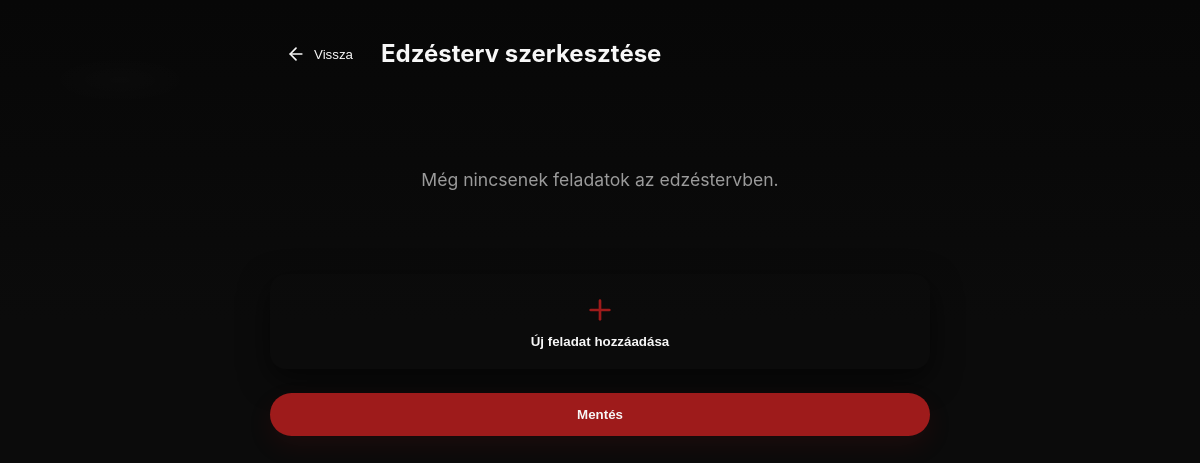
Page /editor/edit/13/ on the earlier database version.
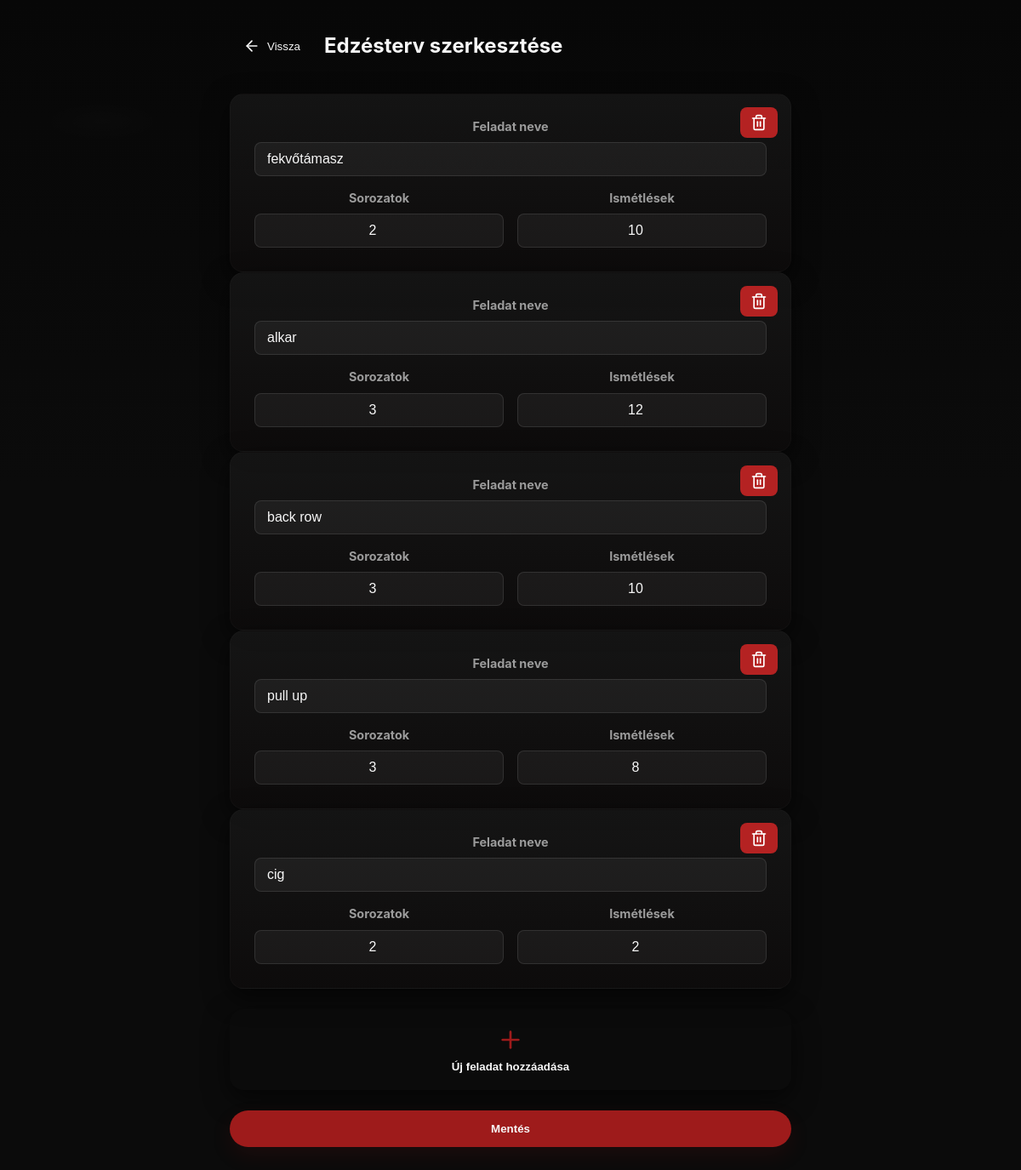
Same page on the later database version.
### home/models.py (models this page shows)
class Excercises(models.Model):
    workoutid = models.ForeignKey(CreatedWorkouts, on_delete=models.CASCADE)
    name = models.CharField(max_length=50)
    sets = models.IntegerField()
    reps = models.IntegerField()

### editor/views.py (the view)
# urls.py: path('edit/<int:workout_id>/', views.edit_workout, name='edit_workout'),
def edit_workout(request, workout_id):
    if request.method == 'POST':
        workout = CreatedWorkouts.objects.get(id=workout_id, userid=request.user)
        excercises = Excercises.objects.filter(workoutid_id=workout_id)
        for excercise in excercises:
            name = request.POST.get(f'excercise_name_{excercise.id}')
            sets = request.POST.get(f'excercise_sets_{excercise.id}')
            reps = request.POST.get(f'excercise_reps_{excercise.id}')
            if name and sets and reps:
                excercise.name = name
                excercise.sets = int(sets)
                excercise.reps = int(reps)
                excercise.save()
        for key in request.POST:
            if key.startswith('new_excercise_name_'):
                new_id = key.replace('new_excercise_name_', '')
                name = request.POST.get(f'new_excercise_name_{new_id}')
                sets = request.POST.get(f'new_excercise_sets_{new_id}')
                reps = request.POST.get(f'new_excercise_reps_{new_id}')
                if name and sets and reps:
                    try:
                        Excercises.objects.create(
                            workoutid=workout,
                            name=name,
                            sets=int(sets),
                            reps=int(reps)
                        )
                    except ValueError:
                        pass
        return redirect('my_workouts')
    else:
        exc = Excercises.objects.filter(workoutid_id=workout_id)
        return render(request, 'edit.html', {'workout_id': workout_id, 'excercises': exc})

### editor/templates/edit.html (shortened to what this page needs)
{% extends 'main.html' %} {% block content %}
<main class="page-wrap">
  <section class="home-panel">
    <div class="workouts-container" style="display: flex; flex-direction: column; gap: 12px; width: 100%; max-width: 700px; margin: 0 auto; padding: 0 20px;">
      <div style="display: flex; align-items: center; margin-bottom: 24px; gap: 12px;">
        <a href="{% url 'redirectview' 'my_workouts' %}" style="text-decoration: none;">
          <button type="button" style="background: var(--bg-secondary); color: var(--white); border: none; border-radius: 8px; padding: 10px 16px; cursor: pointer; display: flex; align-items: center; justify-content: center; transition: all 0.2s; gap: 8px;" onmouseover="this.style.background='var(--accent)'" onmouseout="this.style.background='var(--bg-secondary)'">
            <svg xmlns="http://www.w3.org/2000/svg" width="20" height="20" viewBox="0 0 24 24" fill="none" stroke="currentColor" stroke-width="2" stroke-linecap="round" stroke-linejoin="round">
              <line x1="19" y1="12" x2="5" y2="12"></line>
              <polyline points="12 19 5 12 12 5"></polyline>
            </svg>
            Vissza
          </button>
        </a>
        <h2 style="color: var(--white); margin: 0;">Edzésterv szerkesztése</h2>
      </div>
      <form method="post" action="{% url 'edit_workout' workout_id %}" id="workoutForm">
        <div id="existing-excercises">
          {% for excercise in excercises %}
          <div style="position: relative;">
            <button onclick="showDeleteModal({{ excercise.id }})" type="button" style="position: absolute; top: 16px; right: 16px; background: rgba(220, 38, 38, 0.8); border: none; border-radius: 8px; padding: 8px 12px; cursor: pointer; display: flex; align-items: center; justify-content: center; transition: all 0.2s; z-index: 10;" onmouseover="this.style.background='rgba(220, 38, 38, 1)'" onmouseout="this.style.background='rgba(220, 38, 38, 0.8)'">
            </button>
            <div class="card big" style="width: 100%; padding: 28px; display: flex; flex-direction: column; gap: 16px;">
              <div style="display: flex; flex-direction: column; gap: 8px;">
                <label style="color: var(--muted); font-weight: 700; font-size: 0.9rem;">Feladat neve</label>
                <input type="text" name="excercise_name_{{ excercise.id }}" value="{{ excercise.name }}" style="width: 100%; padding: 10px 14px; background: rgba(255, 255, 255, 0.05); border: 1px solid rgba(255, 255, 255, 0.1); border-radius: 8px; color: var(--white); font-size: 1rem;" />
              </div>
              <div style="display: flex; gap: 16px;">
                <div style="flex: 1; display: flex; flex-direction: column; gap: 8px;">
                  <label style="color: var(--muted); font-weight: 700; font-size: 0.9rem;">Sorozatok</label>
                  <input type="number" name="excercise_sets_{{ excercise.id }}" value="{{ excercise.sets }}" min="1" style="width: 100%; padding: 10px 14px; background: rgba(255, 255, 255, 0.05); border: 1px solid rgba(255, 255, 255, 0.1); border-radius: 8px; color: var(--white); font-size: 1rem; text-align: center;" />
                </div>
                <div style="flex: 1; display: flex; flex-direction: column; gap: 8px;">
                  <label style="color: var(--muted); font-weight: 700; font-size: 0.9rem;">Ismétlések</label>
                  <input type="number" name="excercise_reps_{{ excercise.id }}" value="{{ excercise.reps }}" min="1" style="width: 100%; padding: 10px 14px; background: rgba(255, 255, 255, 0.05); border: 1px solid rgba(255, 255, 255, 0.1); border-radius: 8px; color: var(--white); font-size: 1rem; text-align: center;" />
                </div>
              </div>
            </div>
          </div>
          {% empty %}
          <div style="text-align: center; padding: 40px 20px;">
            <p style="color: var(--muted); font-size: 1.1rem;">Még nincsenek feladatok az edzéstervben.</p>
          </div>
          {% endfor %}
        </div>
        <div style="display: flex; gap: 12px; margin-top: 24px;">
          <button type="button" onclick="addNewExcercise()" class="card big" style="flex: 1; padding: 20px; text-align: center; border: none; background: inherit; cursor: pointer; display: flex; align-items: center; justify-content: center; transition: all 0.2s;">
            <div style="display: flex; flex-direction: column; align-items: center; gap: 8px;">
              <svg xmlns="http://www.w3.org/2000/svg" width="32" height="32" viewBox="0 0 24 24" fill="none" stroke="var(--accent)" stroke-width="2" stroke-linecap="round" stroke-linejoin="round">
                <line x1="12" y1="5" x2="12" y2="19"></line>
                <line x1="5" y1="12" x2="19" y2="12"></line>
              </svg>
              <p style="margin: 0; color: var(--white); font-weight: 600;">Új feladat hozzáadása</p>
            </div>
          </button>
        </div>
        <button type="submit" class="btn form-btn" style="width: 100%; margin-top: 24px; padding: 14px 24px;">
          Mentés
        </button>
      </form>
    </div>
  </section>
</main>
{% endblock %}

### templates/main.html (shortened to what this page needs)
{% load static %}
<!DOCTYPE html>
<html lang="en">
  <head>
    <link rel="stylesheet" href="{% static 'css/style.css' %}" />
  </head>
  <body>
     {% block content %}{% endblock %}
  </body>
</html>

### static/css/style.css (style rules this page uses)
:root { --bg: #0b0b0b; --panel-dark: #0f0f10; --panel-mid: #1a1515; --card-bg: #121212; --accent: #9e1b1b; --accent-2: #c43a3a; --accent-hover: #841111; --muted: #9b9b9b; --white: #f7f7f7; --radius: 16px; --shadow-lg: 0 18px 60px rgba(0,0,0,0.7); --shadow-md: 0 10px 30px rgba(0,0,0,0.6); }
* { box-sizing:border-box }
html,body { height:100% }
body { margin:0; background: radial-gradient(1200px 400px at 10% 10%, rgba(255,255,255,0.01), transparent 6%), linear-gradient(180deg, #070707 0%, var(--bg) 40%); color:var(--white); font-family: "Montserrat", "Inter", Arial, sans-serif; -webkit-font-smoothing:antialiased; -moz-osx-font-smoothing:grayscale; line-height:1.4; }
.page-wrap { min-height: calc(100vh - 56px); display:flex; align-items:flex-start; justify-content:center; padding:34px 20px 80px; }
.home-panel { width:100%; max-width:1200px; display:flex; justify-content:center; align-items:flex-start; }
.card { background: linear-gradient(180deg, rgba(22,22,22,0.9), rgba(14,12,12,0.85)); border-radius: var(--radius); box-shadow: var(--shadow-md); border: 1px solid rgba(255,255,255,0.02); color:var(--white); }
.card.big { width:100%; padding:36px; text-align:center; }
.btn { background: var(--accent); color:var(--white); border:none; padding:10px 18px; border-radius:12px; font-weight:800; cursor:pointer; box-shadow: 0 10px 28px rgba(150,20,20,0.12); transition: background .12s, transform .12s; }
.form-btn, .btn { width:100%; margin-top:8px; background: var(--accent); color:var(--white); border:none; padding:12px 16px; border-radius: 999px; font-weight:800; cursor:pointer; box-shadow: 0 10px 24px rgba(150,20,20,0.12); transition: background .12s, transform .12s; }

Differences in the rows shown:
added Excercises: name "fekvőtámasz", sets "2", reps "10"
added Excercises: name "alkar", sets "3", reps "12"
added Excercises: name "back row", sets "3", reps "10"
added Excercises: name "pull up", sets "3", reps "8"
added Excercises: name "cig", sets "2", reps "2"
Other differences:
text no longer shown: "Még nincsenek feladatok az edzéstervben."
